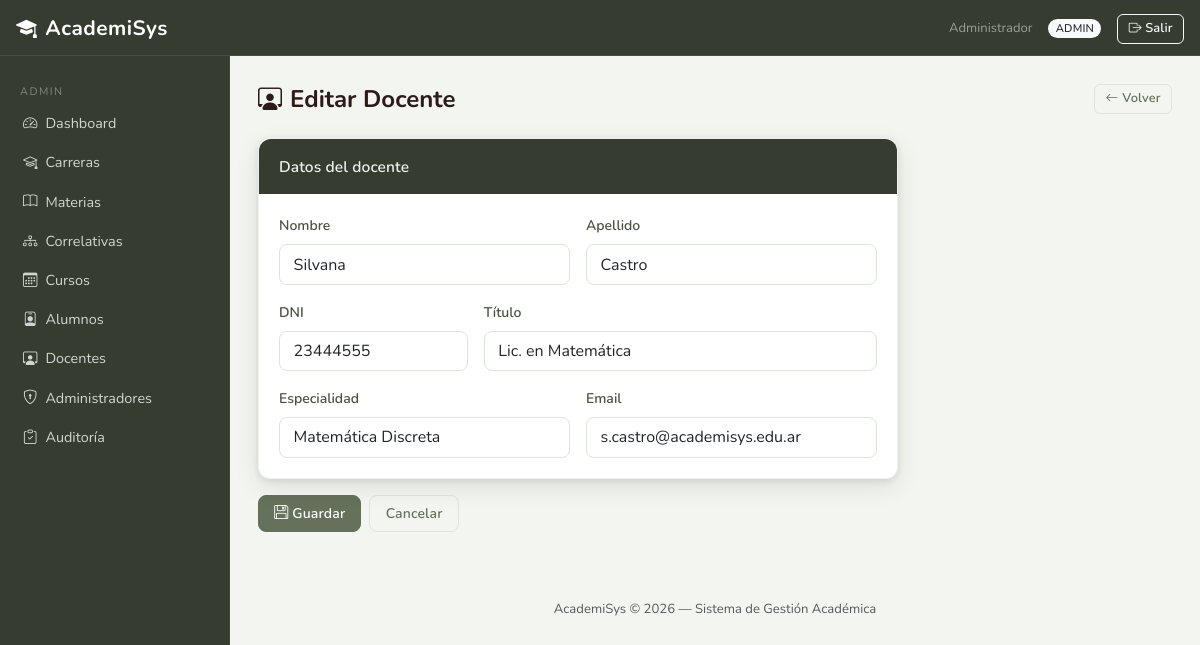
/index.php?controller=admin&action=docente&legajo=4 (signed in), run on the app's committed database.
### tables this page shows
CREATE TABLE `docente` (
  `Legajo` int(11) NOT NULL,
  `Nombre` varchar(100) NOT NULL,
  `Apellido` varchar(100) NOT NULL,
  `DNI` int(11) NOT NULL,
  `Titulo` varchar(150) DEFAULT NULL,
  `Especialidad` varchar(100) DEFAULT NULL,
  `Email` varchar(100) NOT NULL,
  `Activo` tinyint(1) NOT NULL DEFAULT 1
);

### core/Controller.php (called while the page is built, shortened)
<?php
abstract class Controller {
    protected function render(string $view, array $data = []): void {
        extract($data);
        require_once BASE_PATH . '/views/layouts/header.php';
        require_once BASE_PATH . "/views/{$view}.php";
        require_once BASE_PATH . '/views/layouts/footer.php';
    }
}

### controllers/AdminController.php (called while the page is built, shortened)
<?php
class AdminController extends Controller {
    private AdminModel     $adminModel;
    public function __construct() {
        $this->adminModel     = new AdminModel();
    }
    public function docente(): void {
        $isNew  = $_SERVER['REQUEST_METHOD'] === 'POST' ? isset($_POST['_isNew']) : !isset($_GET['legajo']);
        $legajo = (int)($_SERVER['REQUEST_METHOD'] === 'POST' ? ($_POST['Legajo'] ?? 0) : ($_GET['legajo'] ?? 0));
        $docente = $isNew ? [] : $this->adminModel->getDocenteByLegajo($legajo);
        $this->render('admin/docente_form', compact('docente', 'isNew', 'error'));
    }
}

### core/Router.php (called while the page is built, shortened)
<?php
class Router {
    public function dispatch(): void {
        $action     = preg_replace('/[^a-zA-Z]/', '', $_GET['action'] ?? 'login');
        $obj = new $className();
        $obj->$action();
    }
}

### index.php (called while the page is built, shortened)
<?php
require_once BASE_PATH . '/config/database.php';
require_once BASE_PATH . '/core/Model.php';
require_once BASE_PATH . '/core/Controller.php';
require_once BASE_PATH . '/core/Router.php';
$router = new Router();
$router->dispatch();

### config/database.php (called while the page is built, shortened)
<?php
class Database {
    private static ?PDO $instance = null;
    public static function getConnection(): PDO {
        if (self::$instance === null) {
            $dsn  = 'mysql:host=localhost;dbname=academisys;charset=utf8mb4';
            $opts = [
                PDO::ATTR_ERRMODE            => PDO::ERRMODE_EXCEPTION,
                PDO::ATTR_DEFAULT_FETCH_MODE => PDO::FETCH_ASSOC,
                PDO::ATTR_EMULATE_PREPARES   => false,
            ];
            self::$instance = new PDO($dsn, 'root', '', $opts);
        }
        return self::$instance;
    }
}

### core/Model.php (called while the page is built, shortened)
<?php
abstract class Model {
    public function __construct() {
        $this->db = Database::getConnection();
    }
}

### models/AdminModel.php (called while the page is built, shortened)
<?php
class AdminModel extends Model {
    public function getDocenteByLegajo(int $legajo): array {
        $stmt = $this->db->prepare("SELECT * FROM Docente WHERE Legajo = :leg");
        $stmt->execute([':leg' => $legajo]);
        return $stmt->fetch() ?: [];
    }
}

### views/admin/docente_form.php (the view, shortened to what this page needs)
<div class="d-flex justify-content-between align-items-center mb-4">
    <h4 class="fw-bold mb-0">
        <i class="bi bi-person-workspace me-2"></i><?= $isNew ? 'Nuevo Docente' : 'Editar Docente' ?>
    </h4>
    <a href="index.php?controller=admin&action=docentes" class="btn btn-outline-secondary btn-sm">
        <i class="bi bi-arrow-left me-1"></i>Volver
    </a>
</div>
<form method="post" action="index.php?controller=admin&action=docente">
    <div class="card border-0 shadow-sm mb-3" style="max-width:640px;">
        <div class="card-header bg-light fw-semibold">Datos del docente</div>
        <div class="card-body">
            <div class="row g-3">
                <div class="col-md-6">
                    <label class="form-label fw-semibold">Nombre</label>
                    <input type="text" name="Nombre" class="form-control" required
                           value="<?= htmlspecialchars($docente['Nombre'] ?? '') ?>">
                </div>
                <div class="col-md-6">
                    <label class="form-label fw-semibold">Apellido</label>
                    <input type="text" name="Apellido" class="form-control" required
                           value="<?= htmlspecialchars($docente['Apellido'] ?? '') ?>">
                </div>
                <div class="col-md-4">
                    <label class="form-label fw-semibold">DNI</label>
                    <input type="number" name="DNI" class="form-control" required
                           value="<?= htmlspecialchars($docente['DNI'] ?? '') ?>">
                </div>
                <div class="col-md-8">
                    <label class="form-label fw-semibold">Título</label>
                    <input type="text" name="Titulo" class="form-control"
                           value="<?= htmlspecialchars($docente['Titulo'] ?? '') ?>">
                </div>
                <div class="col-md-6">
                    <label class="form-label fw-semibold">Especialidad</label>
                    <input type="text" name="Especialidad" class="form-control"
                           value="<?= htmlspecialchars($docente['Especialidad'] ?? '') ?>">
                </div>
                <div class="col-md-6">
                    <label class="form-label fw-semibold">Email</label>
                    <input type="email" name="Email" class="form-control" required
                           value="<?= htmlspecialchars($docente['Email'] ?? '') ?>">
                </div>
            </div>
        </div>
    </div>
    <div class="d-flex gap-2">
        <button type="submit" class="btn btn-primary">
            <i class="bi bi-floppy me-1"></i>Guardar
        </button>
        <a href="index.php?controller=admin&action=docentes" class="btn btn-outline-secondary">Cancelar</a>
    </div>
</form>

### assets/css/style.css (style rules this page uses)
:root { --br-900: #272E22; --br-800: #363D30; --br-700: #4A5240; --br-600: #65715A; --br-500: #849174; --br-400: #A3B090; --br-300: #C4CFBA; --br-200: #DDE5D8; --br-100: #ECF0E8; --br-50: #F3F5F0; --amber: #EF8C00; --amber-lt:#FFF8EC; --green: #4A7C4E; --green-lt:#EEF5EE; --teal: #00796B; --teal-lt: #E0F2F0; --rose: #BF360C; --rose-lt: #FBE9E7; --indigo: #3949AB; --indigo-lt:#EEF0FC; --shadow-sm: 0 1px 4px rgba(62,39,35,.07); --shadow-md: 0 4px 16px rgba(62,39,35,.13); --shadow-lg: 0 8px 32px rgba(62,39,35,.18); --radius: 10px; --radius-sm: 6px; }
body { background: var(--br-50); font-family: 'Nunito', sans-serif; font-size: .93rem; color: #2D1B17; }
h1,h2,h3,h4,h5,h6 { font-family:'Nunito',sans-serif; }
.card { border: 1px solid rgba(39,46,34,.07) !important; border-radius: 12px !important; box-shadow: 0 2px 6px rgba(39,46,34,.10), 0 8px 24px rgba(39,46,34,.10); transition: box-shadow .22s ease, transform .22s ease; background: #fff; }
.card-header { background: var(--br-800) !important; border-bottom: none !important; border-radius: 12px 12px 0 0 !important; font-family: 'Nunito', sans-serif; font-size: .97rem; font-weight: 700; color: rgba(255,255,255,.92); padding: 1rem 1.25rem; letter-spacing: .1px; }
.card-body { padding: 1.25rem; }
.card.shadow-sm, .card.shadow, .card.shadow-lg { box-shadow: 0 2px 6px rgba(39,46,34,.10), 0 8px 24px rgba(39,46,34,.10) !important; }
.form-label { font-weight: 500; color: var(--br-700); font-size: .875rem; }
.form-control, .form-select { border-color: var(--br-200); border-radius: 8px; background: #fff; padding: .45rem .85rem; transition: border-color .15s ease, box-shadow .15s ease; }
.btn { border-radius: 8px; font-weight: 600; font-size: .875rem; padding: .45rem .95rem; letter-spacing: .15px; transition: background .15s ease, border-color .15s ease, box-shadow .15s ease, transform .1s ease; }
.btn-sm { border-radius: 6px; font-size: .8rem; padding: .28rem .65rem; }
.btn-primary { background: var(--br-600); border-color: var(--br-600); color: #fff; }
.btn-outline-secondary { color: var(--br-600); border-color: var(--br-200); }

### data on the page
docente: Nombre "Silvana", Apellido "Castro", DNI "23444555", Titulo "Lic. en Matemática", Especialidad "Matemática Discreta", Email "s.castro@academisys.edu.ar"

### other printed values
$_SESSION['usuario']['NombreCompleto'] "Administrador"
$_SESSION['usuario']['NombreRol'] "ADMIN"
